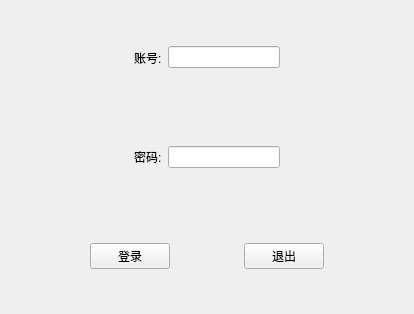
<?xml version="1.0" encoding="UTF-8"?>
<ui version="4.0">
 <class>login</class>
 <widget class="QWidget" name="login">
  <property name="geometry">
   <rect>
    <x>0</x>
    <y>0</y>
    <width>414</width>
    <height>314</height>
   </rect>
  </property>
  <property name="windowTitle">
   <string>login</string>
  </property>
  <property name="windowIcon">
   <iconset resource="resource/shopicon.qrc">
    <normaloff>:/acconut.png</normaloff>:/acconut.png</iconset>
  </property>
  <layout class="QVBoxLayout" name="verticalLayout">
   <item>
    <widget class="QWidget" name="widget" native="true">
     <layout class="QHBoxLayout" name="horizontalLayout_3">
      <item>
       <spacer name="horizontalSpacer_2">
        <property name="orientation">
         <enum>Qt::Horizontal</enum>
        </property>
        <property name="sizeHint" stdset="0">
         <size>
          <width>40</width>
          <height>20</height>
         </size>
        </property>
       </spacer>
      </item>
      <item>
       <widget class="QLabel" name="label_2">
        <property name="text">
         <string>账号:</string>
        </property>
       </widget>
      </item>
      <item>
       <widget class="QLineEdit" name="lineEdit_account"/>
      </item>
      <item>
       <spacer name="horizontalSpacer">
        <property name="orientation">
         <enum>Qt::Horizontal</enum>
        </property>
        <property name="sizeHint" stdset="0">
         <size>
          <width>40</width>
          <height>20</height>
         </size>
        </property>
       </spacer>
      </item>
     </layout>
    </widget>
   </item>
   <item>
    <widget class="QWidget" name="widget_2" native="true">
     <layout class="QHBoxLayout" name="horizontalLayout_2">
      <item>
       <spacer name="horizontalSpacer_3">
        <property name="orientation">
         <enum>Qt::Horizontal</enum>
        </property>
        <property name="sizeHint" stdset="0">
         <size>
          <width>40</width>
          <height>20</height>
         </size>
        </property>
       </spacer>
      </item>
      <item>
       <widget class="QLabel" name="label">
        <property name="text">
         <string>密码:</string>
        </property>
       </widget>
      </item>
      <item>
       <widget class="QLineEdit" name="lineEdit_passport"/>
      </item>
      <item>
       <spacer name="horizontalSpacer_4">
        <property name="orientation">
         <enum>Qt::Horizontal</enum>
        </property>
        <property name="sizeHint" stdset="0">
         <size>
          <width>40</width>
          <height>20</height>
         </size>
        </property>
       </spacer>
      </item>
     </layout>
    </widget>
   </item>
   <item>
    <widget class="QWidget" name="widget_3" native="true">
     <layout class="QHBoxLayout" name="horizontalLayout">
      <item>
       <spacer name="horizontalSpacer_5">
        <property name="orientation">
         <enum>Qt::Horizontal</enum>
        </property>
        <property name="sizeHint" stdset="0">
         <size>
          <width>40</width>
          <height>20</height>
         </size>
        </property>
       </spacer>
      </item>
      <item>
       <widget class="QPushButton" name="pushButton_login">
        <property name="text">
         <string>登录</string>
        </property>
       </widget>
      </item>
      <item>
       <spacer name="horizontalSpacer_7">
        <property name="orientation">
         <enum>Qt::Horizontal</enum>
        </property>
        <property name="sizeHint" stdset="0">
         <size>
          <width>40</width>
          <height>20</height>
         </size>
        </property>
       </spacer>
      </item>
      <item>
       <widget class="QPushButton" name="pushButton_exit">
        <property name="text">
         <string>退出</string>
        </property>
       </widget>
      </item>
      <item>
       <spacer name="horizontalSpacer_6">
        <property name="orientation">
         <enum>Qt::Horizontal</enum>
        </property>
        <property name="sizeHint" stdset="0">
         <size>
          <width>40</width>
          <height>20</height>
         </size>
        </property>
       </spacer>
      </item>
     </layout>
    </widget>
   </item>
  </layout>
 </widget>
 <layoutdefault spacing="6" margin="11"/>
 <resources>
  <include location="resource/shopicon.qrc"/>
 </resources>
 <connections/>
</ui>
